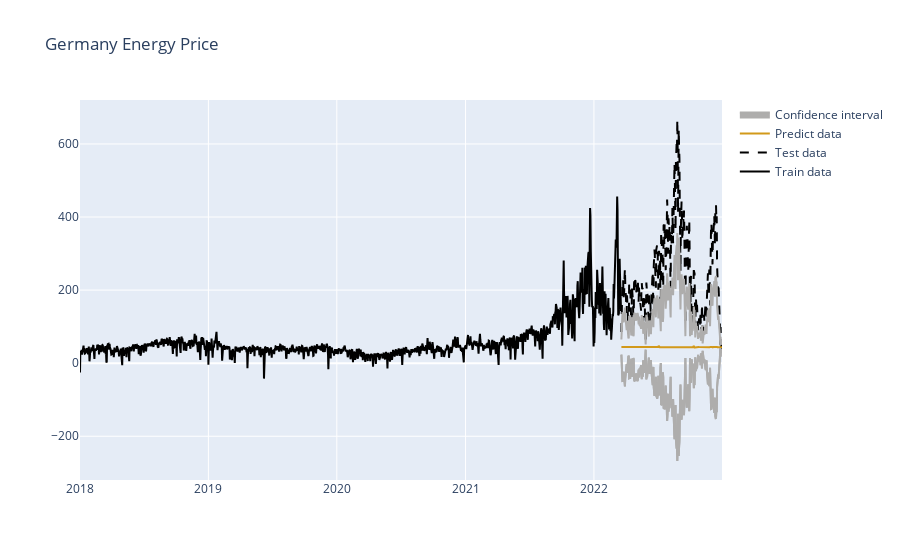

Notebook code cell kept with this figure:
### Code cell
plot_predict_vs_test(energy_prices_df, y_test, y_pre, 'Germany Energy Price')

### Figure 1 — Plotly figure (JSON) as saved in the notebook; plotly's stock layout.template omitted (floating-point values rounded to 4 significant figures; data arrays with more than 128 entries replaced by an {"elided": "..."} marker saying what was removed)
{"data": [{"line": {"color": "rgba(0,0,0,1)"}, "name": "Train data", "type": "scatter", "x": {"elided": "1580 str values"}, "y": {"elided": "1580 float values"}}, {"line": {"color": "rgba(0,0,0,1)", "dash": "dash"}, "name": "Test data", "type": "scatter", "x": {"elided": "287 str values"}, "y": {"elided": "287 float values"}}, {"line": {"color": "rgba(210, 153, 26, 1)"}, "name": "Predict data", "type": "scatter", "x": {"elided": "287 str values"}, "y": {"elided": "287 float values"}}, {"line": {"color": "rgba(174, 173, 172, 1)"}, "showlegend": false, "type": "scatter", "x": {"elided": "287 str values"}, "y": {"elided": "287 float values"}}, {"line": {"color": "rgba(174, 173, 172, 1)"}, "showlegend": false, "type": "scatter", "x": {"elided": "287 str values"}, "y": {"elided": "287 float values"}}, {"fill": "tonexty", "fillcolor": "rgba(174, 173, 172, 1)", "line": {"color": "rgba(174, 173, 172, 1)"}, "name": "Confidence interval", "type": "scatter", "x": {"elided": "287 str values"}, "y": {"elided": "287 float values"}}], "layout": {"title": {"text": "Germany Energy Price"}}}
